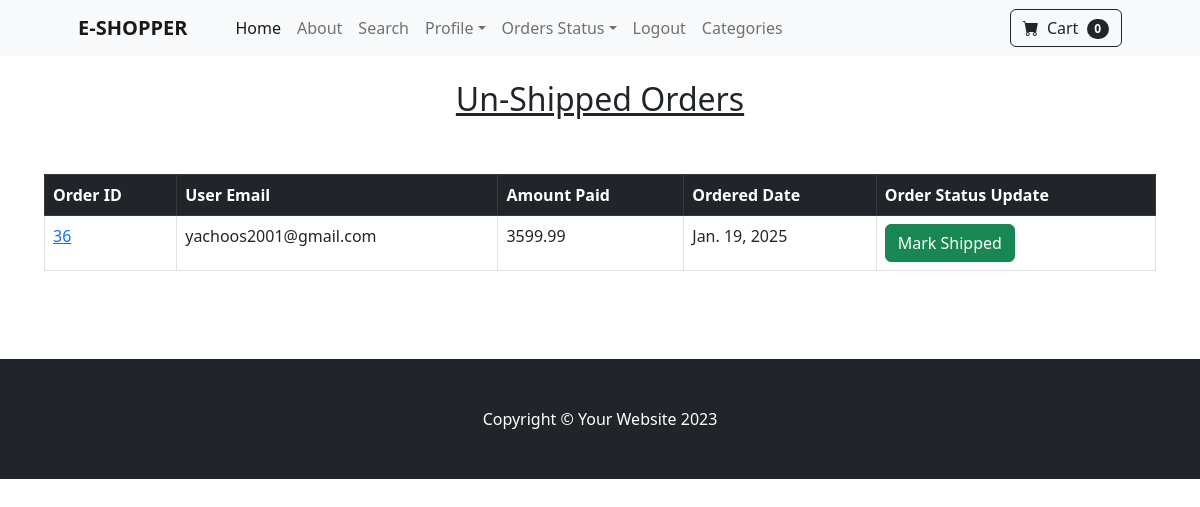
The page /payments/not_shipped_dash (signed in) on the database its author committed.
### payments/models.py (models this page shows, shortened)
class Order(models.Model):
    user =models.ForeignKey(User,on_delete=models.CASCADE,null=True,blank=True)
    full_name =models.CharField(max_length=200)
    email =models.EmailField(max_length=200)
    shipping_address =models.TextField()
    amount_paid =models.DecimalField(max_digits=10,decimal_places=2)
    date_ordered =models.DateField(auto_now_add=True)
    shipped =models.BooleanField(default=False)
    date_shipped = models.DateTimeField(null=True,blank=True)

### payments/views.py (the view, shortened to what this page needs)
# urls.py: path('not_shipped_dash',views.not_shipped_dash,name='not_shipped_dash'),
def not_shipped_dash(request):
    if request.user.is_authenticated and request.user.is_superuser:
        orders =Order.objects.filter(shipped=False)
        return render(request,'not_shipped_dash.html',{"orders":orders})
    else:
        messages.success(request,"Access Denied")
        return redirect('home')

### cart/cart.py (called while the page is built)
    def __len__(self):
        return len(self.cart)

### cart/context_processors.py (called while the page is built)
def cart(request):
    return{'cart':Cart(request)}

### payments/templates/not_shipped_dash.html (shortened to what this page needs)
{% extends 'base.html' %}
{% block content %}
        <div class="row d-flex justify-content-center">
                <div class="p-2 m-3">
                    <h2 class="text-center "><u>Un-Shipped Orders</u></h2>
                    <div class="p-5">
                      <table class="table table-bordered ">
                        <thead class=" table-dark">
                          <tr>
                            <th scope="col">Order ID</th>
                            <th scope="col">User Email</th>
                            <th scope="col">Amount Paid</th>
                            <th scope="col">Ordered Date</th>
                            <th scope="col">Order Status Update</th>
                          </tr>
                        </thead>
                        <tbody>
                          {% for order in orders %}
                          <tr>
                            <td><a href="{% url 'orders' order.id %}">{{ order.id }}</a></td>
                            <td>{{ order.email }}</td>
                            <td>{{ order.amount_paid }}</td>
                            <td>{{ order.date_ordered }}</td>
                            <td>
                              <form action="" method="POST">
                                <button type="submit" class="btn btn-success">Mark Shipped</button>
                              </form>
                            </td>
                          </tr>
                          {% endfor %}
                        </tbody>
                      </table>
                    </div>
        </div>
{% endblock %}

### rows shown on the page
Order: id "36", email "yachoos2001@gmail.com", amount_paid "3599.99", date_ordered "Jan. 19, 2025"

### other values the page prints
{{ cart|length }} "0"
